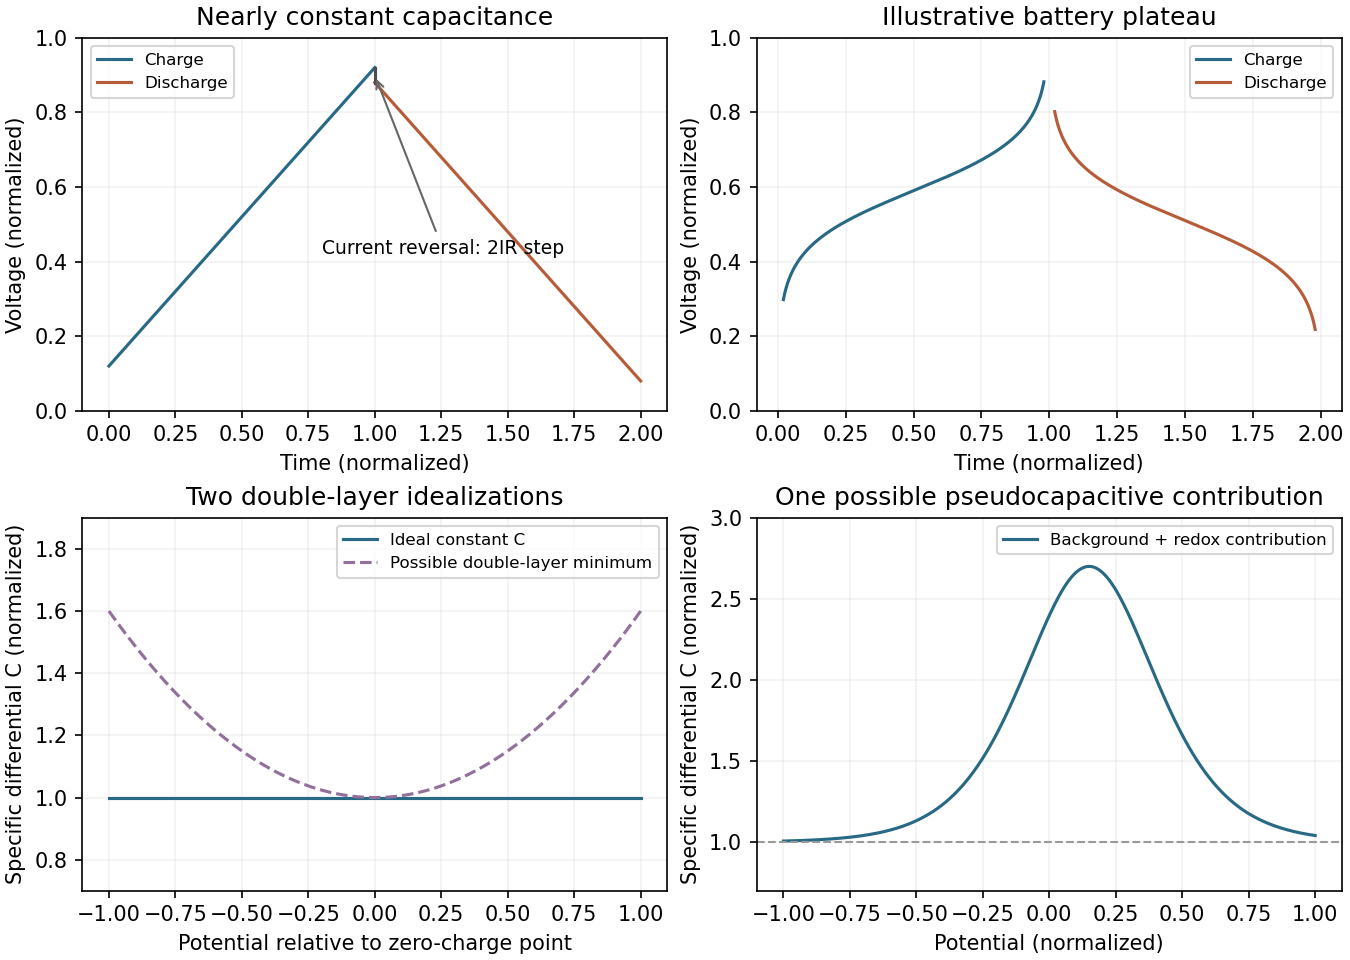

Write the Python code that produced this figure.
"""Original qualitative electrochemical storage models; Python 3.14/numpy/matplotlib.

Curves are normalized illustrative models, not measured material data.
Output is a PNG basename in the current working directory.
"""
import matplotlib
matplotlib.use('Agg')
import matplotlib.pyplot as plt
import numpy as np

fig, axes = plt.subplots(2, 2, figsize=(9, 6.4), layout='constrained')
fig.patch.set_facecolor('white')
t = np.linspace(0, 1, 401)
axes[0, 0].plot(t, .12 + .8*t, color='#286a85', label='Charge')
axes[0, 0].plot(1+t, .88 - .8*t, color='#b65c38', label='Discharge')
axes[0, 0].plot([1, 1], [.92, .88], color='.3', lw=1.5)
axes[0, 0].annotate('Current reversal: 2IR step', xy=(1, .9), xytext=(.8, .42),
                    fontsize=9, arrowprops={'arrowstyle': '->', 'color': '.4'})
axes[0, 0].set(title='Nearly constant capacitance', xlabel='Time (normalized)',
               ylabel='Voltage (normalized)', ylim=(0, 1))
axes[0, 0].legend(fontsize=8, loc='upper left')
state = np.linspace(.02, .98, 400)
battery = .55 + .075*np.log(state/(1-state))
axes[0, 1].plot(state, battery+.04, color='#286a85', label='Charge')
axes[0, 1].plot(2-state, battery-.04, color='#b65c38', label='Discharge')
axes[0, 1].set(title='Illustrative battery plateau', xlabel='Time (normalized)',
               ylabel='Voltage (normalized)', ylim=(0, 1))
axes[0, 1].legend(fontsize=8)
v = np.linspace(-1, 1, 401)
axes[1, 0].plot(v, np.ones_like(v), color='#286a85', label='Ideal constant C')
axes[1, 0].plot(v, 1+.6*v*v, '--', color='#91709b', label='Possible double-layer minimum')
axes[1, 0].set(title='Two double-layer idealizations', xlabel=r'Potential relative to zero-charge point',
               ylabel='Specific differential C (normalized)', ylim=(.7, 1.9))
axes[1, 0].legend(fontsize=8)
redox = 1 + 1.7/np.cosh(3*(v-.15))**2
axes[1, 1].plot(v, redox, color='#286a85', label='Background + redox contribution')
axes[1, 1].axhline(1, color='.6', ls='--', lw=1)
axes[1, 1].set(title='One possible pseudocapacitive contribution',
               xlabel='Potential (normalized)', ylabel='Specific differential C (normalized)',
               ylim=(.7, 3))
axes[1, 1].legend(fontsize=8)
for ax in axes.flat:
    ax.grid(alpha=.16)
fig.savefig('paper-1-supercapacitor.png', dpi=150, facecolor='white')
plt.close(fig)
